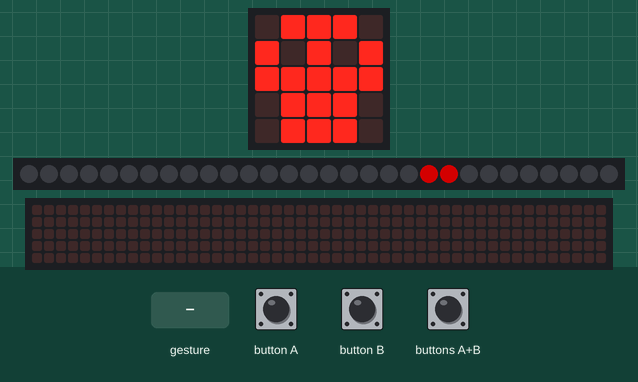
Recording of a program running on a simulated BBC micro:bit (MakeCode). Shown: the board's 5×5 LED display, 30 RGB LEDs in strip order, left to right, a strip that is not on the board, showing the scrolling text unrolled. The test bench sets the inputs (shaded band). Dim RGB values are drawn brighter than linear; random numbers come from a fixed seed; a tilt is held for 1.5 s and a shake lasts 1 s, then the board lies face up again; the 48×5 strip is a reading aid, not a part: it shows the text the display is scrolling, unrolled, one strip-width of it at a time.

Above: at 1.06 s.
1.9 s: button A pressed for 0.15 s
At 2.1 s:
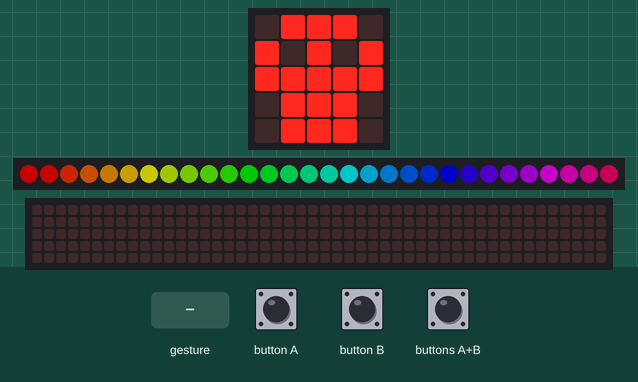
2.6 s: buttons A+B pressed for 0.15 s
At 2.8 s:
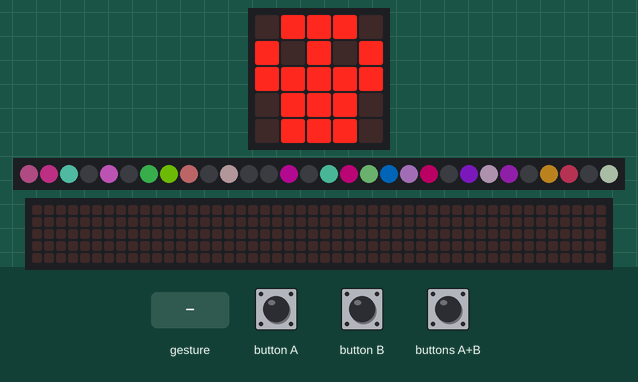
3.3 s: gesture 'screen down'
At 3.63 s:
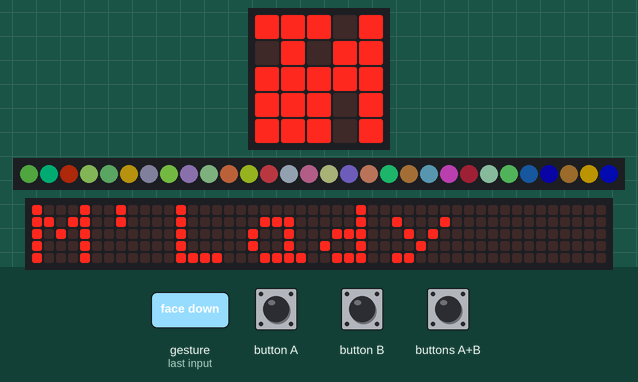
5.2 s: button B pressed for 0.15 s
5.9 s: gesture 'shake'
At 7.39 s:
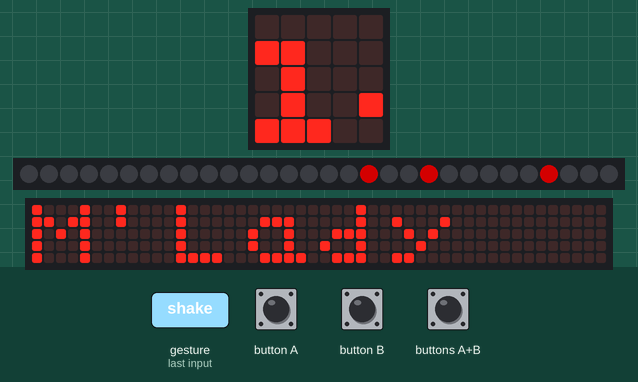
7.8 s: buttons A+B pressed for 1 s
At 11.54 s:
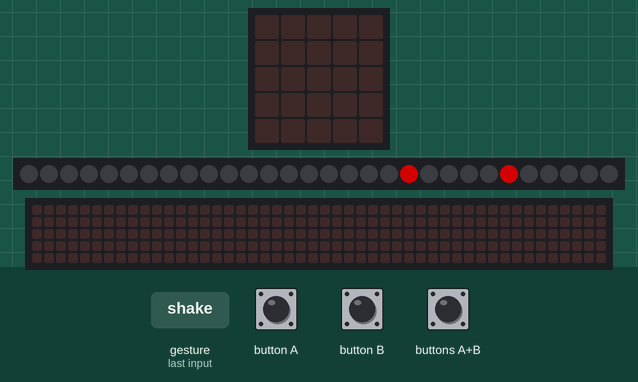

The program:

main.ts
```typescript
input.onGesture(Gesture.Shake, function () {
    anim_random(10)
})
input.onGesture(Gesture.ScreenDown, function () {
    basic.showString("M'Lady")
    anim_rainbow(1)
})
input.onButtonPressed(Button.A, function () {
    anim_rainbow(25)
})
function hart_beat_step () {
    if (hart_state) {
        basic.showIcon(IconNames.SmallHeart)
        hart_state = 0
    } else {
        basic.showIcon(IconNames.Heart)
        hart_state = 1
    }
}
function anim_night_step () {
    if (animating == 0) {
        strip.setBrightness(100)
        strip_long_range.setPixelColor(night_pos_1, neopixel.colors(NeoPixelColors.Black))
        strip_long_range.setPixelColor(night_pos_2, neopixel.colors(NeoPixelColors.Black))
        if (night_pos_1 > 19) {
            for (let indeks = 0; indeks <= 9; indeks++) {
                strip_short_range.setPixelColor(indeks, neopixel.rgb(randint(0, 200), randint(0, 200), randint(0, 200)))
            }
            night_pos_1 = 0
        } else {
            night_pos_1 += 1
        }
        if (night_pos_2 < 0) {
            night_pos_2 = 19
        } else {
            night_pos_2 += -1
        }
        strip_long_range.setPixelColor(night_pos_1, neopixel.colors(NeoPixelColors.Red))
        strip_long_range.setPixelColor(night_pos_2, neopixel.colors(NeoPixelColors.Red))
        strip.show()
    }
}
function anim_rainbow (loops2: number) {
    animating = 1
    strip.clear()
    strip.showRainbow(1, 360)
    for (let index = 0; index < loops2; index++) {
        for (let indeks = 0; indeks <= 29; indeks++) {
            strip.rotate(1)
            strip.show()
            basic.pause(100)
        }
    }
    strip.clear()
    animating = 0
}
function init_strip () {
    strip = neopixel.create(DigitalPin.P0, 30, NeoPixelMode.RGB)
    strip_short_range = strip.range(0, 10)
    strip_long_range = strip.range(10, 20)
    strip.setBrightness(128)
    basic.showIcon(IconNames.Skull)
    hart_state = 0
    animating = 0
    night_pos_1 = 0
    night_pos_2 = 0
}
input.onButtonPressed(Button.AB, function () {
    anim_random(25)
})
input.onButtonPressed(Button.B, function () {
    anim_hunt(25)
})
function anim_hunt (loops2: number) {
    animating = 1
    strip.clear()
    strip.setPixelColor(randint(0, 29), neopixel.colors(NeoPixelColors.Blue))
    strip.setPixelColor(randint(0, 29), neopixel.colors(NeoPixelColors.Red))
    for (let index = 0; index < loops2; index++) {
        for (let indeks2 = 0; indeks2 <= 29; indeks2++) {
            strip.rotate(1)
            strip.show()
            basic.pause(100)
        }
    }
    strip.clear()
    animating = 0
}
function anim_random (loops2: number) {
    animating = 1
    strip.clear()
    for (let index = 0; index < loops2; index++) {
        for (let index = 0; index < 30; index++) {
            strip.setPixelColor(randint(0, 29), neopixel.rgb(randint(0, 200), randint(0, 200), randint(0, 200)))
        }
        strip.show()
        basic.pause(100)
    }
    strip.clear()
    animating = 0
}
let strip_short_range: neopixel.Strip = null
let night_pos_2 = 0
let night_pos_1 = 0
let strip_long_range: neopixel.Strip = null
let strip: neopixel.Strip = null
let animating = 0
let hart_state = 0
init_strip()
basic.forever(function () {
    anim_night_step()
    basic.pause(25)
})
```

test.ts
```typescript
// test ender her, dette bliver ikke kompileret, når denne pakke bruges som en udvidelse.
```
